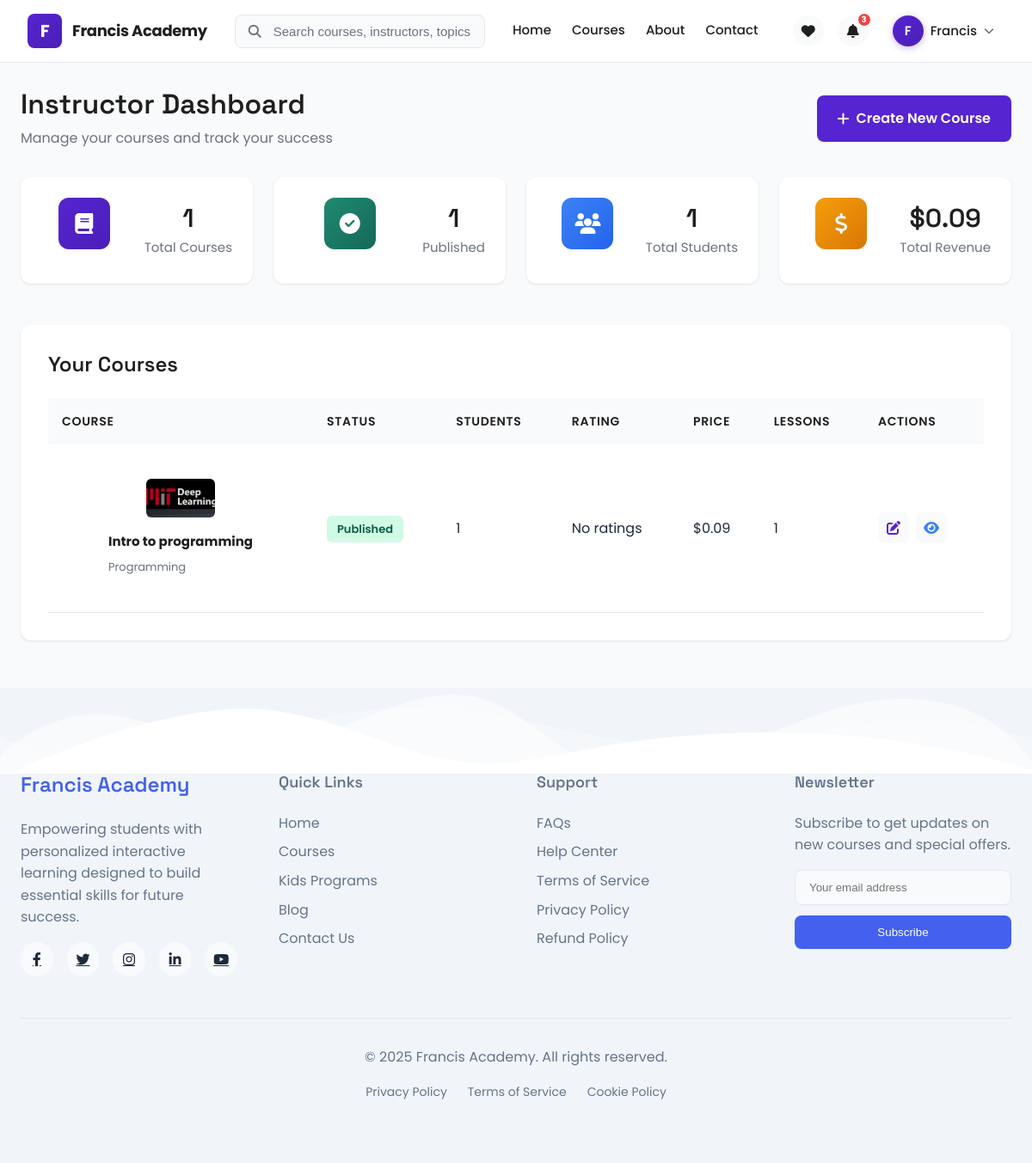
The app's page /courses/instructor/ (signed in) with its own data.
### courses/models.py (models this page shows, shortened)
class Course(models.Model):
    DIFFICULTY_CHOICES = [
        ('beginner', 'Beginner'),
        ('intermediate', 'Intermediate'),
        ('advanced', 'Advanced'),
    ]
    STATUS_CHOICES = [
        ('draft', 'Draft'),
        ('published', 'Published'),
        ('archived', 'Archived'),
    ]
    id = models.UUIDField(primary_key=True, default=uuid.uuid4, editable=False)
    title = models.CharField(max_length=200)
    slug = models.SlugField(max_length=200, unique=True, blank=True)
    description = models.TextField()
    short_description = models.CharField(max_length=300)
    category = models.ForeignKey(Category, on_delete=models.CASCADE, related_name='courses')
    instructor = models.ForeignKey(Instructor, on_delete=models.CASCADE, related_name='courses')
    thumbnail = models.ImageField(upload_to='course_thumbnails/')
    preview_video = models.URLField(blank=True, help_text="YouTube or Vimeo URL")
    price = models.DecimalField(max_digits=10, decimal_places=2)
    original_price = models.DecimalField(max_digits=10, decimal_places=2, blank=True, null=True)
    is_free = models.BooleanField(default=False)
    difficulty = models.CharField(max_length=20, choices=DIFFICULTY_CHOICES, default='beginner')
    duration_hours = models.PositiveIntegerField(help_text="Total course duration in hours")
    language = models.CharField(max_length=50, default='English')
    status = models.CharField(max_length=20, choices=STATUS_CHOICES, default='draft')
    is_featured = models.BooleanField(default=False)
    is_bestseller = models.BooleanField(default=False)
    meta_description = models.CharField(max_length=160, blank=True)
    keywords = models.CharField(max_length=200, blank=True)
    created_at = models.DateTimeField(auto_now_add=True)
    updated_at = models.DateTimeField(auto_now=True)
    published_at = models.DateTimeField(blank=True, null=True)
    class Meta:
        ordering = ['-created_at']
    @property
    def total_lessons(self):
        return self.lessons.count()

class Category(models.Model):
    name = models.CharField(max_length=100, unique=True)
    slug = models.SlugField(max_length=100, unique=True, blank=True)
    description = models.TextField(blank=True)
    icon = models.CharField(max_length=50, default='fas fa-book')
    created_at = models.DateTimeField(auto_now_add=True)
    class Meta:
        verbose_name_plural = 'Categories'
        ordering = ['name']

### courses/views.py (the view)
# urls.py: path('instructor/', views.instructor_dashboard, name='instructor_dashboard'),
@login_required
def instructor_dashboard(request):
    try:
        instructor = request.user.instructor_profile
    except Instructor.DoesNotExist:
        messages.error(request, "You need to be an instructor to access this page.")
        return redirect('home')
    courses = Course.objects.filter(instructor=instructor).annotate(
        student_count=Count('enrollments', filter=Q(enrollments__is_active=True)),
        avg_rating=Avg('reviews__rating')
    ).order_by('-created_at')
    total_courses = courses.count()
    published_courses = courses.filter(status='published').count()
    total_students = Enrollment.objects.filter(course__instructor=instructor, is_active=True).values('user').distinct().count()
    total_revenue = sum([course.price * course.student_count for course in courses])
    context = {
        'courses': courses,
        'total_courses': total_courses,
        'published_courses': published_courses,
        'total_students': total_students,
        'total_revenue': total_revenue,
    }
    return render(request, 'instructor/dashboard.html', context)

### templates/instructor/dashboard.html (shortened to what this page needs)
{% extends 'base.html' %}
{% load static %}
{% block extra_css %}
<link rel="stylesheet" href="{% static 'css/instructor.css' %}">
{% endblock %}
{% block content %}
<div class="instructor-dashboard">
    <div class="container">
        <div class="dashboard-header">
            <div>
                <h1>Instructor Dashboard</h1>
                <p>Manage your courses and track your success</p>
            </div>
            <a href="{% url 'courses:instructor_course_create' %}" class="btn-create-course">
                <i class="fas fa-plus"></i> Create New Course
            </a>
        </div>
        <div class="stats-grid">
            <div class="stat-card">
                <div class="stat-icon courses">
                    <i class="fas fa-book"></i>
                </div>
                <div class="stat-info">
                    <h3>{{ total_courses }}</h3>
                    <p>Total Courses</p>
                </div>
            </div>
            <div class="stat-card">
                <div class="stat-icon published">
                    <i class="fas fa-check-circle"></i>
                </div>
                <div class="stat-info">
                    <h3>{{ published_courses }}</h3>
                    <p>Published</p>
                </div>
            </div>
            <div class="stat-card">
                <div class="stat-icon students">
                    <i class="fas fa-users"></i>
                </div>
                <div class="stat-info">
                    <h3>{{ total_students }}</h3>
                    <p>Total Students</p>
                </div>
            </div>
            <div class="stat-card">
                <div class="stat-icon revenue">
                    <i class="fas fa-dollar-sign"></i>
                </div>
                <div class="stat-info">
                    <h3>${{ total_revenue|floatformat:2 }}</h3>
                    <p>Total Revenue</p>
                </div>
            </div>
        </div>
        <div class="courses-section">
            <h2>Your Courses</h2>
            {% if courses %}
                <div class="courses-table-container">
                    <table class="courses-table">
                        <thead>
                            <tr>
                                <th>Course</th>
                                <th>Status</th>
                                <th>Students</th>
                                <th>Rating</th>
                                <th>Price</th>
                                <th>Lessons</th>
                                <th>Actions</th>
                            </tr>
                        </thead>
                        <tbody>
                            {% for course in courses %}
                            <tr>
                                <td>
                                    <div class="course-info">
                                        {% if course.thumbnail %}
                                        <img src="{{ course.thumbnail.url }}" alt="{{ course.title }}">
                                        {% else %}
                                        <div class="course-thumb-placeholder">
                                            <i class="fas fa-book"></i>
                                        </div>
                                        {% endif %}
                                        <div>
                                            <strong>{{ course.title }}</strong>
                                            <small>{{ course.category.name }}</small>
                                        </div>
                                    </div>
                                </td>
                                <td>
                                    <span class="status-badge status-{{ course.status }}">
                                        {{ course.get_status_display }}
                                    </span>
                                </td>
                                <td>{{ course.student_count }}</td>
                                <td>
                                    {% if course.avg_rating %}
                                        <span class="rating">
                                            <i class="fas fa-star"></i> {{ course.avg_rating|floatformat:1 }}
                                        </span>
                                    {% else %}
                                        <span class="text-muted">No ratings</span>
                                    {% endif %}
                                </td>
                                <td>${{ course.price }}</td>
                                <td>{{ course.total_lessons }}</td>
                                <td>
                                    <div class="action-buttons">
                                        <a href="{% url 'courses:instructor_course_edit' course.slug %}" class="btn-action edit" title="Edit">
                                            <i class="fas fa-edit"></i>
                                        </a>
                                        <a href="{% url 'courses:course_detail' course.slug %}" class="btn-action view" title="View" target="_blank">
                                            <i class="fas fa-eye"></i>
                                        </a>
                                    </div>
                                </td>
                            </tr>
                            {% endfor %}
                        </tbody>
                    </table>
                </div>
            {% endif %}
        </div>
    </div>
</div>
{% endblock %}

### templates/base.html (shortened to what this page needs)
{% load static %}
<!DOCTYPE html>
<html lang="en" data-theme="light">
<head>
    <link rel="stylesheet" href="https://cdnjs.cloudflare.com/ajax/libs/font-awesome/6.4.0/css/all.min.css">
    <link rel="stylesheet" href="https://unpkg.com/swiper@9/swiper-bundle.min.css">
    <link rel="stylesheet" href="{% static 'style.css' %}">
    <link rel="stylesheet" href="{% static 'css/header-modern.css' %}">
    {% block extra_css %}{% endblock %}
</head>
<body>
    <header class="header-modern">
        <div class="container-fluid">
            <div class="header-wrapper">
                <a href="{% url 'home' %}" class="logo-modern">
                    <div class="logo-icon-modern">F</div>
                    <span class="logo-text-modern">Francis Academy</span>
                </a>
                <div class="search-bar-modern">
                    <form method="GET" action="{% url 'courses:course_list' %}">
                        <i class="fas fa-search search-icon-modern"></i>
                        <input type="text" name="search" placeholder="Search courses, instructors, topics..." class="search-input-modern" value="{{ request.GET.search }}">
                    </form>
                </div>
                <nav class="nav-modern">
                    <a href="{% url 'home' %}" class="nav-link-modern {% if request.resolver_match.url_name == 'home' %}active{% endif %}">Home</a>
                    <a href="{% url 'courses:course_list' %}" class="nav-link-modern">Courses</a>
                    <a href="#" class="nav-link-modern">About</a>
                    <a href="#" class="nav-link-modern">Contact</a>
                    <div class="header-actions">
                        {% if user.is_authenticated %}
                            <a href="{% url 'courses:wishlist' %}" class="action-icon" title="Wishlist">
                                <i class="fas fa-heart"></i>
                            </a>
                            <div class="action-icon notification-icon" title="Notifications">
                                <i class="fas fa-bell"></i>
                                <span class="notification-badge">3</span>
                            </div>
                            <div class="user-menu-modern" onclick="toggleUserMenuModern()">
                                <div class="user-avatar-modern">{{ user.first_name.0|default:user.username.0|upper }}</div>
                                <span class="user-name-modern">{{ user.first_name|default:user.username }}</span>
                                <i class="fas fa-chevron-down dropdown-arrow"></i>
                            </div>
                        {% else %}
                            <a href="/admin/login/" class="btn-login-modern">Login</a>
                        {% endif %}
                    </div>
                </nav>
            </div>
        </div>
    </header>
    <main>
        {% block content %}{% endblock %}
    </main>
    <footer class="footer">
        <div class="container">
            <div class="footer-content">
                <div class="footer-about">
                    <h3>Francis Academy</h3>
                    <p>Empowering students with personalized interactive learning designed to build essential skills for future success.</p>
                    <div class="social-links">
                        <a href="#"><i class="fab fa-facebook-f"></i></a>
                        <a href="#"><i class="fab fa-twitter"></i></a>
                        <a href="#"><i class="fab fa-instagram"></i></a>
                        <a href="#"><i class="fab fa-linkedin-in"></i></a>
                        <a href="#"><i class="fab fa-youtube"></i></a>
                    </div>
                </div>
                <div class="footer-links">
                    <h4>Quick Links</h4>
                    <ul>
                        <li><a href="{% url 'home' %}">Home</a></li>
                        <li><a href="{% url 'courses:course_list' %}">Courses</a></li>
                        <li><a href="{% url 'courses:course_list' %}?category=kids">Kids Programs</a></li>
                        <li><a href="#">Blog</a></li>
                        <li><a href="#">Contact Us</a></li>
                    </ul>
                </div>
                <div class="footer-links">
                    <h4>Support</h4>
                    <ul>
                        <li><a href="#">FAQs</a></li>
                        <li><a href="#">Help Center</a></li>
                        <li><a href="#">Terms of Service</a></li>
                        <li><a href="#">Privacy Policy</a></li>
                        <li><a href="#">Refund Policy</a></li>
                    </ul>
                </div>
                <div class="footer-newsletter">
                    <h4>Newsletter</h4>
                    <p>Subscribe to get updates on new courses and special offers.</p>
                    <form>
                        <input type="email" placeholder="Your email address">
                        <button type="submit">Subscribe</button>
                    </form>
                </div>
            </div>
            <div class="footer-bottom">
                <p>&copy; 2025 Francis Academy. All rights reserved.</p>
                <div class="legal-links">
                    <a href="#">Privacy Policy</a>
                    <a href="#">Terms of Service</a>
                    <a href="#">Cookie Policy</a>
                </div>
            </div>
        </div>
    </footer>
</body>
</html>

### records on screen
Course: thumbnail (picture), title "Intro to programming", category.name "Programming", status "Published", student_count "1", shows "No ratings", price "0.09", total_lessons "1"

### other values on screen
{{ user.first_name.0|default:user.username.0|upper }} "F"
{{ user.first_name|default:user.username }} "Francis"
{{ total_courses }} "1"
{{ published_courses }} "1"
{{ total_students }} "1"
{{ total_revenue|floatformat:2 }} "0.09"
